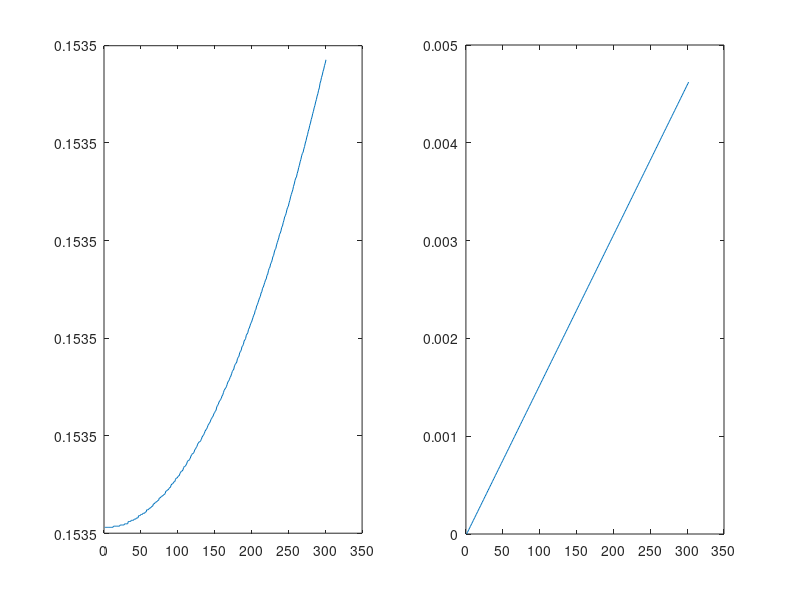
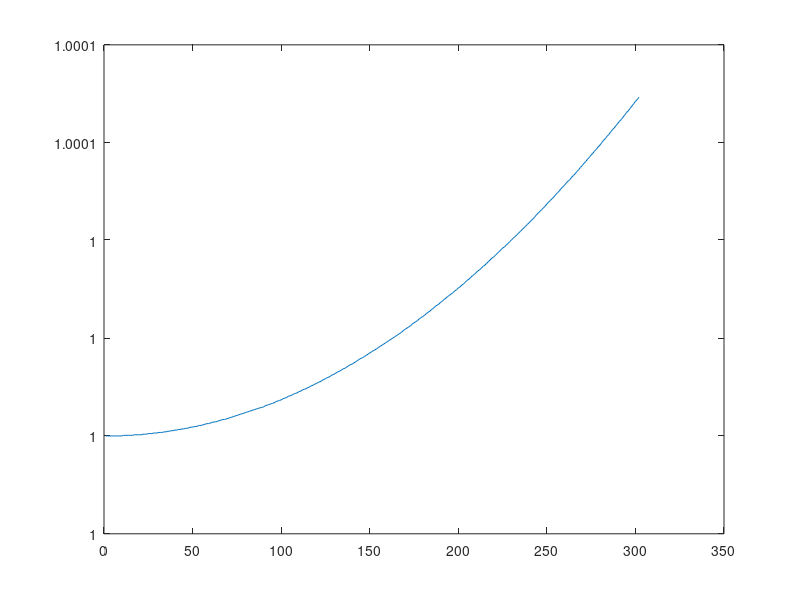
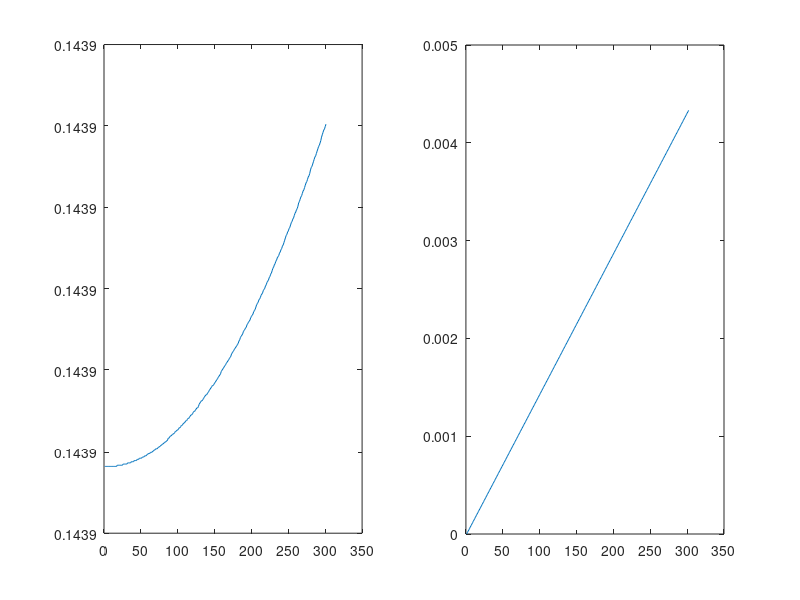
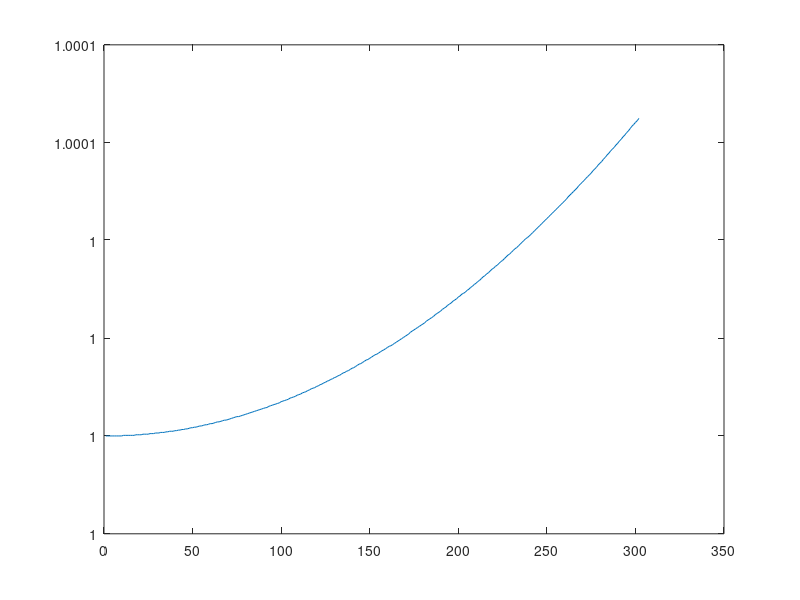

Here is the MATLAB script that generated these plots, in order:
function Euler()
  
  #---------------- Data ----------------#
  f1 = 4835/7000
  f2 = 4835/7000
  m = 9
  d=1
  h=0.0001
  Iz= 0.038
  s0 = 4835/1000
  AM = 4835
  bs = 3 - (4835/5000)
  bu = 5 - (4835/5000)
  
  t = 0:0.1:30
  t = 0:0.1:30
  display(length(t))
  s1=0
  #s2= [(f1+f2) - bs*abs(s1)*s1]/9
  s = zeros(1,length(t))
  display(length(s))
  s1 = zeros(1,length(t))
  s2 = zeros(1,length(t))
  s1(1) = 0 
  s(1)=AM/4835
  # --------------------------- Euler Method 1 --------------------------#



  # ----- new ------ #
  #s2= ((f1+f2) - bs*abs(s1)*s1)/m
  #s2(1) = ((f1+f2)+bs*(abs(s1(1))*s1(1)))

  for k = 1 : length(t)*(t+1)
    s2(k)= (((f1+f2)+bs*(abs(s1(k))*s1(k))))/m
    s1(k+1) = s1(k) + h*s2(k)
  endfor

  figure(1)
  subplot(1,2,1)
  plot(s2)
  subplot(1,2,2)
  plot(s1)
  
  figure(2)
  for k = 1 : length(t)*(t+1)
    s(k+1) = s(k)+h*s1(k)
  endfor
  plot(s)
    
  
  
    
  #---------------- Data ----------------#
  f1 = 4835/7000
  f2 = 4835/8000
  m = 9
  d=1
  h=0.0001
  Iz= 0.038
  s0 = 4835/1000
  AM = 4835
  bs = 3 - (4835/5000)
  bu = 5 - (4835/5000)
  
  t = 0:0.1:30
  display(length(t))
  s1=0
  #s2= [(f1+f2) - bs*abs(s1)*s1]/9
  s = zeros(1,length(t))
  display(length(s))
  s1 = zeros(1,length(t))
  s2 = zeros(1,length(t))
  s1(1) = 0 
  s(1)=AM/4835
  # --------------------------- Euler Method 2 --------------------------#



  # ----- new ------ #
  #s2= ((f1+f2) - bs*abs(s1)*s1)/m
  #s2(1) = ((f1+f2)+bs*(abs(s1(1))*s1(1)))

  for k = 1 : length(t)*(t+1)
    s2(k)= (((f1+f2)+bs*(abs(s1(k))*s1(k))))/m
    s1(k+1) = s1(k) + h*s2(k)
  endfor

  figure(3)
  subplot(1,2,1)
  plot(s2)
  subplot(1,2,2)
  plot(s1)
  
  figure(4)
  for k = 1 : length(t)*(t+1)
    s(k+1) = s(k)+h*s1(k)
  endfor
  plot(s)
  
  
    
  

  endfunction